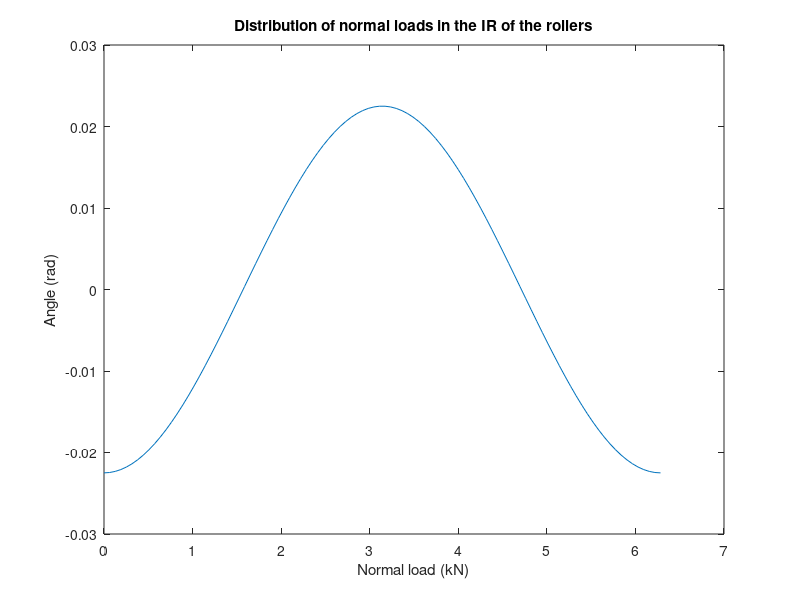

Here is the MATLAB script that generated this plot:
clc
clear all

% Input parameters
d = 0.1; % bore diameter (mm)
D = 0.1; % outer diameter (mm)
r = 0.1; % radius of curvature (mm)
B = 0.05; % width (mm)
C = -0.05; % dynamic load capacity (kN)

% Calculation of tapered roller bearing capacity
F = 0.9*C; % allowable radial load (kN)
L = 0.9*C*1000*r/(D-d); % allowable axial load (N)

% Calculation of normal loads
n = 100; % number of points
theta = linspace(0, 2*pi, n);
x = d/2*cos(theta);
y = (D/2-d/2)*sin(theta);
normal_load = F*x/r;

% Plotting
figure
plot(theta, normal_load)
title('Distribution of normal loads in the IR of the rollers')
xlabel ('Normal load (kN)')
ylabel('Angle (rad)')
